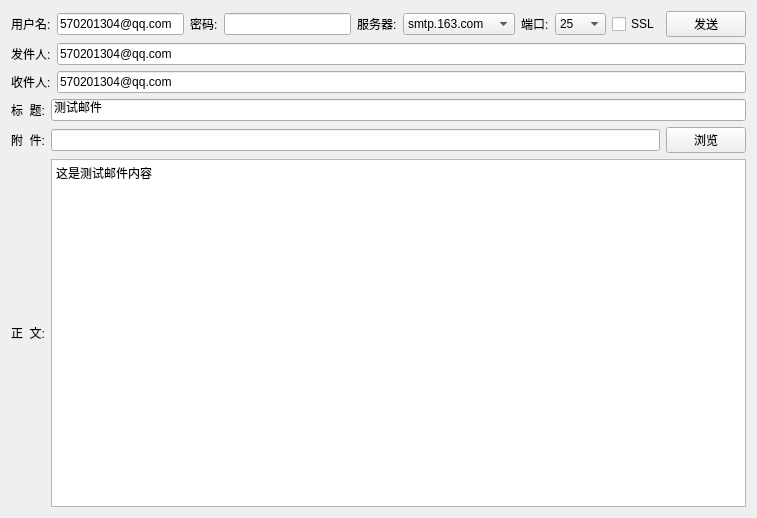
<?xml version="1.0" encoding="UTF-8"?>
<ui version="4.0">
 <class>frmMain</class>
 <widget class="QWidget" name="frmMain">
  <property name="geometry">
   <rect>
    <x>0</x>
    <y>0</y>
    <width>757</width>
    <height>518</height>
   </rect>
  </property>
  <property name="windowTitle">
   <string/>
  </property>
  <property name="windowIcon">
   <iconset resource="main.qrc">
    <normaloff>:/main.png</normaloff>:/main.png</iconset>
  </property>
  <layout class="QVBoxLayout" name="verticalLayout">
   <item>
    <layout class="QHBoxLayout" name="horizontalLayout">
     <item>
      <widget class="QLabel" name="labSender">
       <property name="text">
        <string>用户名:</string>
       </property>
      </widget>
     </item>
     <item>
      <widget class="QLineEdit" name="txtSender">
       <property name="text">
        <string>570201304@qq.com</string>
       </property>
      </widget>
     </item>
     <item>
      <widget class="QLabel" name="labSenderPwd">
       <property name="text">
        <string>密码:</string>
       </property>
      </widget>
     </item>
     <item>
      <widget class="QLineEdit" name="txtSenderPwd">
       <property name="text">
        <string/>
       </property>
       <property name="echoMode">
        <enum>QLineEdit::Password</enum>
       </property>
      </widget>
     </item>
     <item>
      <widget class="QLabel" name="labServer">
       <property name="text">
        <string>服务器:</string>
       </property>
      </widget>
     </item>
     <item>
      <widget class="QComboBox" name="cboxServer">
       <item>
        <property name="text">
         <string>smtp.163.com</string>
        </property>
       </item>
       <item>
        <property name="text">
         <string>smtp.126.com</string>
        </property>
       </item>
       <item>
        <property name="text">
         <string>smtp.qq.com</string>
        </property>
       </item>
       <item>
        <property name="text">
         <string>smt.sina.com</string>
        </property>
       </item>
       <item>
        <property name="text">
         <string>smtp.sohu.com</string>
        </property>
       </item>
       <item>
        <property name="text">
         <string>smtp.139.com</string>
        </property>
       </item>
       <item>
        <property name="text">
         <string>smtp.189.com</string>
        </property>
       </item>
      </widget>
     </item>
     <item>
      <widget class="QLabel" name="labPort">
       <property name="text">
        <string>端口:</string>
       </property>
      </widget>
     </item>
     <item>
      <widget class="QComboBox" name="cboxPort">
       <item>
        <property name="text">
         <string>25</string>
        </property>
       </item>
       <item>
        <property name="text">
         <string>465</string>
        </property>
       </item>
       <item>
        <property name="text">
         <string>587</string>
        </property>
       </item>
      </widget>
     </item>
     <item>
      <widget class="QCheckBox" name="ckSSL">
       <property name="text">
        <string>SSL</string>
       </property>
      </widget>
     </item>
     <item>
      <widget class="QPushButton" name="btnSend">
       <property name="cursor">
        <cursorShape>PointingHandCursor</cursorShape>
       </property>
       <property name="text">
        <string>发送</string>
       </property>
      </widget>
     </item>
    </layout>
   </item>
   <item>
    <layout class="QHBoxLayout" name="horizontalLayout_2">
     <item>
      <widget class="QLabel" name="labSenderAddr">
       <property name="text">
        <string>发件人:</string>
       </property>
      </widget>
     </item>
     <item>
      <widget class="QLineEdit" name="txtSenderAddr">
       <property name="text">
        <string>570201304@qq.com</string>
       </property>
      </widget>
     </item>
    </layout>
   </item>
   <item>
    <layout class="QHBoxLayout" name="horizontalLayout_3">
     <item>
      <widget class="QLabel" name="labReceiverAddr">
       <property name="text">
        <string>收件人:</string>
       </property>
      </widget>
     </item>
     <item>
      <widget class="QLineEdit" name="txtReceiverAddr">
       <property name="text">
        <string>570201304@qq.com</string>
       </property>
      </widget>
     </item>
    </layout>
   </item>
   <item>
    <layout class="QHBoxLayout" name="horizontalLayout_4">
     <item>
      <widget class="QLabel" name="labTitle">
       <property name="text">
        <string>标  题:</string>
       </property>
      </widget>
     </item>
     <item>
      <widget class="QLineEdit" name="txtTitle">
       <property name="text">
        <string>测试邮件</string>
       </property>
      </widget>
     </item>
    </layout>
   </item>
   <item>
    <layout class="QHBoxLayout" name="horizontalLayout_5">
     <item>
      <widget class="QLabel" name="labAtta">
       <property name="text">
        <string>附  件:</string>
       </property>
      </widget>
     </item>
     <item>
      <widget class="QLineEdit" name="txtAtta"/>
     </item>
     <item>
      <widget class="QPushButton" name="btnSelect">
       <property name="cursor">
        <cursorShape>PointingHandCursor</cursorShape>
       </property>
       <property name="text">
        <string>浏览</string>
       </property>
      </widget>
     </item>
    </layout>
   </item>
   <item>
    <layout class="QHBoxLayout" name="horizontalLayout_6">
     <item>
      <widget class="QLabel" name="labContent">
       <property name="text">
        <string>正  文:</string>
       </property>
      </widget>
     </item>
     <item>
      <widget class="QPlainTextEdit" name="txtContent">
       <property name="styleSheet">
        <string notr="true">QScrollBar::vertical {margin: 15px 0px 15px 0px;background-color: rgb(150, 150, 150, 100); border: 0px; width: 15px;}
QScrollBar::handle:vertical {background-color: blue;}</string>
       </property>
       <property name="plainText">
        <string>这是测试邮件内容</string>
       </property>
      </widget>
     </item>
    </layout>
   </item>
  </layout>
 </widget>
 <layoutdefault spacing="6" margin="11"/>
 <resources>
  <include location="main.qrc"/>
 </resources>
 <connections/>
</ui>
